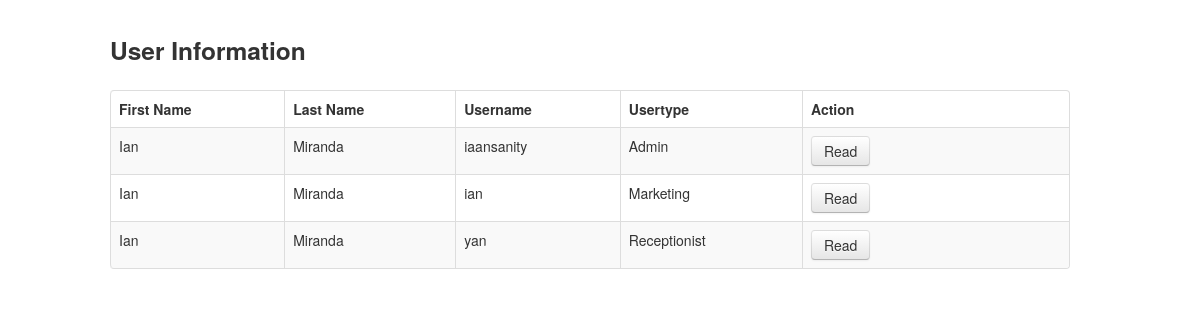
/function/index.php, run on the app's committed database.
### tables this page shows
CREATE TABLE IF NOT EXISTS `users` (
  `user_id` int(5) NOT NULL,
  `name` varchar(255) NOT NULL,
  `lname` varchar(255) NOT NULL,
  `username` varchar(35) NOT NULL,
  `password` varchar(50) NOT NULL,
  `usertype` varchar(255) NOT NULL
);

### function/index.php (the view, shortened to what this page needs)
<!DOCTYPE html>
<html lang="en">
<head>
    <link   href="css/bootstrap.min.css" rel="stylesheet">
</head>
<body>
<?php
$qry = mysql_query("SELECT * FROM users");
?>
	<br>
    <div class="container">
            <div class="row">
                <h3>User Information</h3>
            </div>
            <div class="row">
              <div class="table-responsive">
                <table class="table table-striped table-bordered">
                      <thead>
                        <tr>
                          <th>First Name</th>
						  <th>Last Name</th>
                          <th>Username</th>
                          <th>Usertype</th>
                          <th>Action</th>
                        </tr>
                      </thead>
                      <tbody>
                  <?php
                        while($row = mysql_fetch_array($qry))
                        {
                          ?>
                          <tr>
                          <td><?php echo $row['name']?></td>
                          <td><?php echo $row['lname']?></td>
                          <td><?php echo $row['username']?></td>
                          <td><?php echo $row['usertype']?></td>
                          <td width=250>
                          <a class="btn" href="read.php?id=<?php echo $row['user_id']?>">Read</a>
                          </td>
                          </tr>
                  <?php
                        }
                        ?>
                      </tbody>
                </table>
			</div>
        </div>
    </div>
  </body>
</html>

### data on the page
users: name "Ian", lname "Miranda", username "iaansanity", usertype "Admin"
users: name "Ian", lname "Miranda", username "ian", usertype "Marketing"
users: name "Ian", lname "Miranda", username "yan", usertype "Receptionist"
